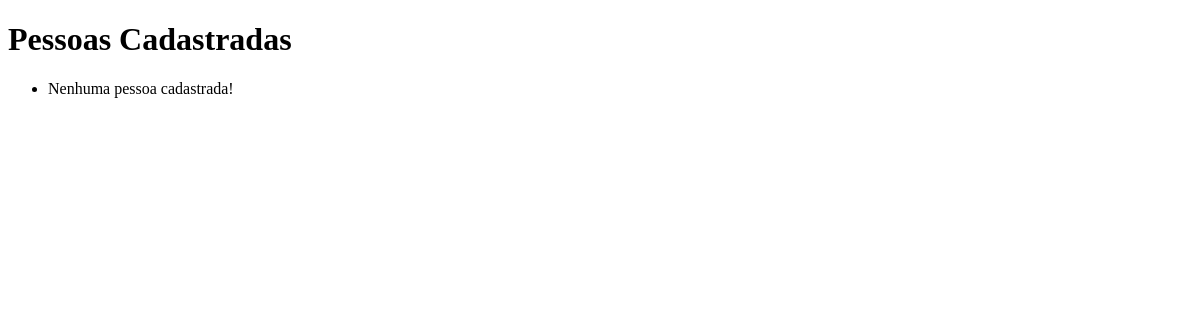
The app's page /people/, older data.
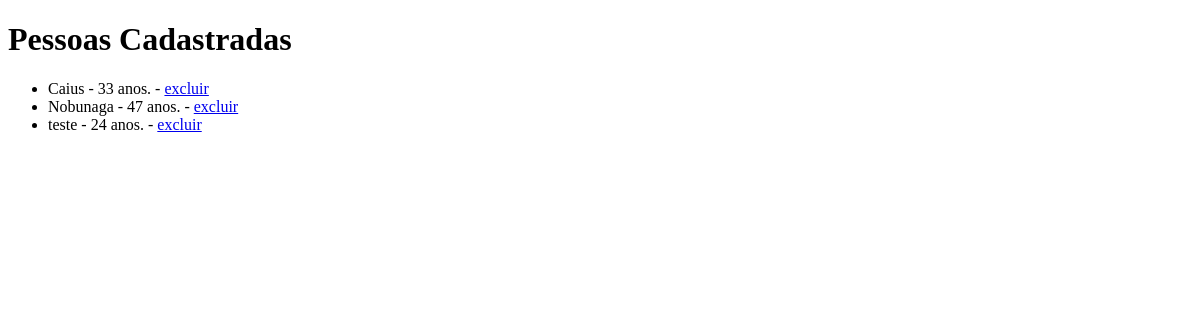
The same page, newer data.
### app/models.py (models this page shows, shortened)
class Person(models.Model):
    name = models.CharField(max_length=100)
    age = models.IntegerField()

### app/views.py (the view)
# urls.py: path("people/", PeopleView.as_view(), name="people"),
class PeopleView(View):
    def get(self, request):
        people = Person.objects.all()
        data = [{"name": p.name, "age": p.age} for p in people]
        return render(request, "app/person_list.html", {"people":people})

### app/templates/app/person_list.html (shortened to what this page needs)
<!DOCTYPE html>
<html lang="pt-br">
<head>
</head>
<body>
    <h1>Pessoas Cadastradas</h1>
    <ul>
        {% for person in people %}
            <li>{{person.name}} - {{person.age}} anos. - <a href="/person-delete/{{person.id}}" >excluir</a> </li>
        {% empty %}
            <li>Nenhuma pessoa cadastrada!</li>
        {% endfor %}
    </ul>
</body>
</html>

Row changes from the older to the newer data that the page shows:
added Person: name "Caius", age "33"
added Person: name "Nobunaga", age "47"
added Person: name "teste", age "24"
Text that changed along with them:
text no longer shown: "Nenhuma pessoa cadastrada!"
